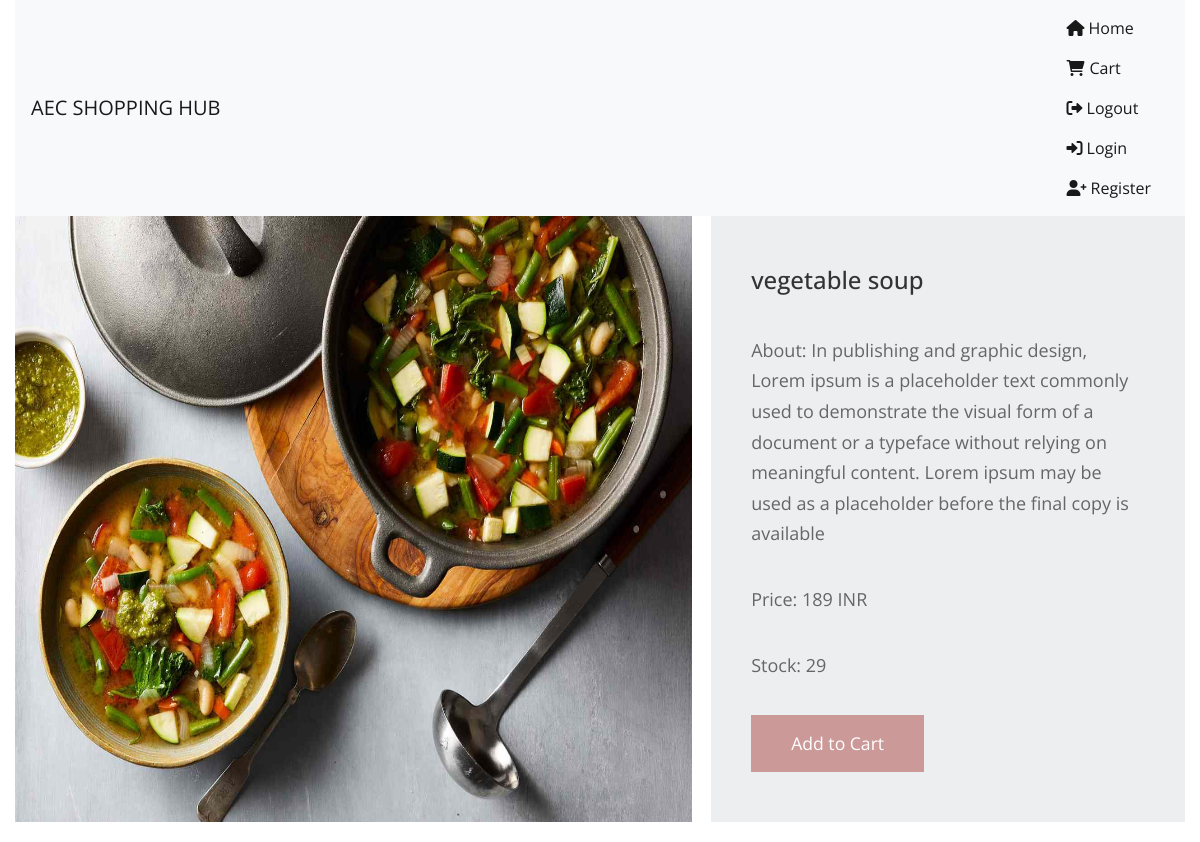
/vegetables-recipe/vegetable-soup, run on the app's committed database.
### shop/models.py (models this page shows, shortened)
class products(models.Model):
    objects = None
    name = models.CharField(max_length=150, unique=True)
    slug = models.SlugField(max_length=250, unique=True)
    img = models.ImageField(upload_to='product')
    desc = models.TextField()
    stock = models.IntegerField()
    available = models.BooleanField()
    price = models.IntegerField()
    category = models.ForeignKey(categ, on_delete=models.CASCADE)

### shop/views.py (the view)
# urls.py: path('<slug:c_slug>/<slug:product_slug>',views.prodDetails,name='details'),
def prodDetails(request, c_slug, product_slug):
    try:
        prod = products.objects.get(category__slug=c_slug, slug=product_slug)
    except Exception as e:
        raise e
    return render(request, 'item.html', {'pr': prod})

### cart/context_processor.py (called while the page is built)
def count(request):
    if 'admin' in request.path:
        return {}
    else:
        customer_id = c_id(request)
        if customer_id is None:
            return dict(itc=0)
        try:
            ct = cartlist.objects.filter(cart_id=customer_id).first()
            if ct is None:
                return dict(itc=0)
            cti = items.objects.filter(cart=ct)
            item_count = sum(c.qty for c in cti)
        except Exception as e:
            return dict(itc=0)
        return dict(itc=item_count)

### cart/views.py (called while the page is built)
def get_cart_id(request):
    cart_id = request.session.get('cart_id')
    if not cart_id:
        cart_id = str(uuid.uuid4())
        request.session['cart_id'] = cart_id
    return cart_id

def c_id(request):
    ct_id = request.session.session_key
    if not ct_id:
        request.session.cycle_key()
        ct_id = request.session.session_key
    return get_cart_id(request)

### templates/item.html (shortened to what this page needs)
{% extends 'base.html' %}
{% load static %}
{% block content %}
<html lang="en">
<head>
    <link href="{% static 'pr/fontawesome/css/all.min.css' %}" rel="stylesheet' %}" />
    <link href="{% static 'pr/css/templatemo-comparto.css' %}" rel="stylesheet" />
</head>
<body>
        <section class="tm-mb-1" id="about">
            <div class="tm-row tm-about-row">
                <div class="tm-section-1-l">
                    <img src={{pr.img.url}} alt="About image" class="tm-img-responsive" style="width: 100%; height: 100%;">
                </div>
                <article class="tm-section-1-r tm-bg-color-8">
                    <h2 class="tm-mb-2 tm-title-color">{{pr.name}}</h2>
                    <p>About: {{pr.desc}}</p>
                    <p>Price: {{pr.price}} INR</p>
                    <p>Stock: {{pr.stock}}</p>
                    {% if pr.stock <= 0 %}
                    <h1 style="color:red">Sorry, No Stocks Left</h1>
                    {% else %}
                    <a href="{% url 'addcart' pr.id %}" class="tm-btn tm-btn-1 tm-link-to-services">Add to Cart</a>
                    {% endif %}
                </article>
            </div>
        </section>
</body>
</html>
{% endblock %}

### static/pr/css/templatemo-comparto.css (style rules this page uses)
*, *::before, *::after { box-sizing: border-box; outline: none; }
ul, h1, h2, h3, h4, p, figure { padding: 0; margin: 0; }
body { font-family: 'Open Sans', Arial, sans-serif; font-size: 18px; overflow-x: hidden; padding-left: 15px; padding-right: 15px; margin: 0; }
h2 { font-size: 1.5rem; }
a { transition: all 0.3s ease; text-decoration: none; }
p { color: #666; line-height: 1.7; margin-bottom: 35px; }
h1, h2, h3, h4, h5, h6 { color: #333; }
.tm-mb-1 { margin-bottom: 20px; }
.tm-mb-2 { margin-bottom: 40px; }
.tm-bg-color-8 { background-color: #EDEEEF; }
.tm-img-responsive { max-width: 100%; height: auto; }
.tm-section-1-l { width: 57.85%; margin-right: 1.65%; }
.tm-section-1-r { padding: 50px 40px; width: 40.5%; }
.tm-row { display: flex; }
.tm-btn { display: inline-block; padding: 15px 40px; font-size: 1.1rem; border: none; background-color: #CC9999; color: white; }
a { color: #666; }

### data on the page
products: img (picture), name "vegetable soup", desc "In publishing and graphic design, Lorem ipsum is a placeholder text commonly used to demonstrate the visual form of a document or a typeface without relying on meaningful content. Lorem ipsum may be used as a placeholder before the final copy is available", price "189", stock "29"
